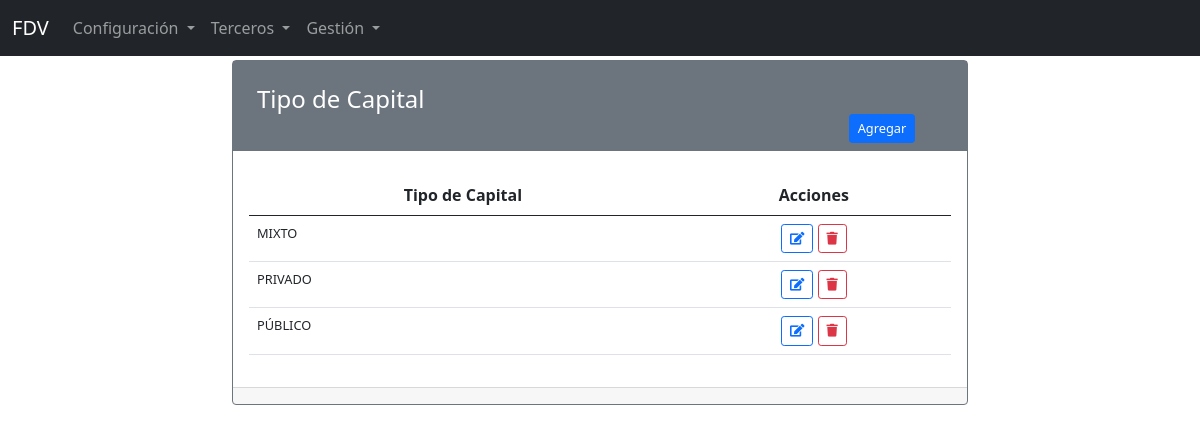
/base/tipo_capital, run on the app's committed database.
### apps/base/models.py (models this page shows, shortened)
class TipoCapital(models.Model):
    id = models.BigAutoField(primary_key=True)
    nombre = models.CharField(verbose_name="Tipo de capital", max_length=60, null=False, blank=False)
    descripcion = models.CharField(verbose_name="Descripción", max_length=120)
    created_at = models.DateTimeField(auto_now=True)
    updated_at = models.DateTimeField(auto_now_add=True)
    class Meta:
        db_table = "tipocapitales"
        verbose_name = "Tipo de capital"
        verbose_name_plural = "Tipos de capital"
        ordering = ["nombre"]

### apps/base/views.py (the view)
# urls.py: path('tipo_capital', TipoCapitalIndex.as_view(), name='tipocapital-index'),
class TipoCapitalIndex(ListView):
    template_name = 'base/tipocapital/tipocapital_index.html'
    model = TipoCapital
    paginate_by = 7
    context_object_name = 'tipocapitales'

### templates/base/tipocapital/tipocapital_index.html (shortened to what this page needs)
{% extends 'layouts/layout.html' %}
{% load static %}
{% block content %}
<div class="container">
    <div class="row">
        <div class="col-12 col-sm-12 col-md-8 offset-md-2">
          <div class="card border-secondary">
            <div class="card-title text-white bg-secondary">
              <h4 class="text-left m-4 mb-0">Tipo de Capital</h4>
              <div class="container">
              <div class="row">
                <div class="col-2 offset-10 mb-2">
                  <a class="btn btn-primary btn-sm fs-7" href="{% url 'base:tipocapital-create' %}">Agregar</a>
                </div>
              </div>
              </div>
          </div>
            <div class="card-body">
              <table class="table">
                  <thead>
                      <tr>
                          <th scope="col" class="text-center">Tipo de Capital</th>
                          <th scope="col" class="text-center">Acciones</th>
                      </tr>
                  </thead>
                  <tbody>
                      {% if tipocapitales %}
                          {% for tipocapital in tipocapitales %}
                          <tr>
                              <td class="fs-7">
                                  {{ tipocapital.nombre }}
                              </td>
                              <td class="text-center">
                                  <a class="btn btn-outline-primary btn-sm fs-7" href="{% url 'base:tipocapital-edit' tipocapital.id %}"><i class="fas fa-edit"></i></a>
                                  <a class="btn btn-outline-danger btn-sm confirmation fs-7"  onclick="" href="{% url 'base:tipocapital-delete' tipocapital.id %}"><i class="fas fa-trash"></i></a>
                              </td>
                          </tr>
                          {% endfor %}
                      {% endif %}
                  </tbody>
              </table>
            </div>
          <div class="card-footer">
          </div>
        </div>
</div>
{% endblock content %}

### static/css/fa-all.css (style rules this page uses)
.fa, .fas, .far, .fal, .fad, .fab { -moz-osx-font-smoothing: grayscale; -webkit-font-smoothing: antialiased; display: inline-block; font-style: normal; font-variant: normal; text-rendering: auto; line-height: 1; }
.fa-edit:before { content: "\f044"; }
.fa-trash:before { content: "\f1f8"; }

### static/css/app.css (style rules this page uses)
body { padding-top: 60px !important; }
.fs-7 { font-size: 0.8rem; }

### data on the page
TipoCapital: nombre "MIXTO"
TipoCapital: nombre "PRIVADO"
TipoCapital: nombre "PÚBLICO"
